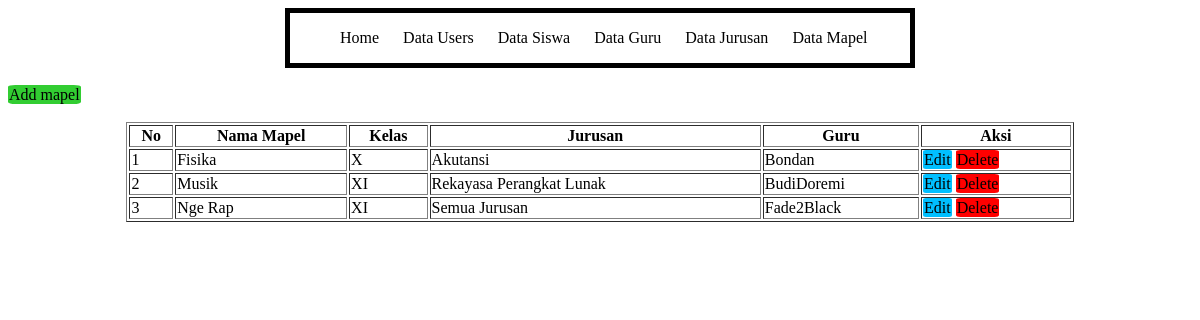
Screenshot of /mapel.php with the database file from the repository.
### tables this page shows
CREATE TABLE IF NOT EXISTS `mapel` (
  `id_mapel` int(3) NOT NULL AUTO_INCREMENT,
  `nama_mapel` varchar(35) NOT NULL,
  `kelas` char(3) NOT NULL,
  `id_jurusan` int(2) NOT NULL,
  `id_guru` int(3) NOT NULL,
  PRIMARY KEY (`id_mapel`),
  KEY `nama_mapel` (`nama_mapel`),
  KEY `nama_mapel_2` (`nama_mapel`),
  KEY `nama_mapel_3` (`nama_mapel`),
  KEY `nama_mapel_4` (`nama_mapel`),
  KEY `nama_mapel_5` (`nama_mapel`),
  KEY `nama_mapel_6` (`nama_mapel`),
  KEY `kelas` (`kelas`),
  KEY `id_jurusan` (`id_jurusan`),
  KEY `id_guru` (`id_guru`)
);

CREATE TABLE IF NOT EXISTS `jurusan` (
  `id_jurusan` int(2) NOT NULL AUTO_INCREMENT,
  `nama_jurusan` varchar(30) NOT NULL,
  PRIMARY KEY (`id_jurusan`)
);

CREATE TABLE IF NOT EXISTS `guru` (
  `id_guru` int(3) NOT NULL AUTO_INCREMENT,
  `nama_guru` varchar(35) NOT NULL,
  `alamat` varchar(50) NOT NULL,
  `jenis_kelamin` char(1) NOT NULL,
  `tempat_lahir` varchar(25) NOT NULL,
  `tgl_lahir` date NOT NULL,
  `no_hp` varchar(14) NOT NULL,
  PRIMARY KEY (`id_guru`)
);

### mapel.php (the view, shortened to what this page needs)
<?php
include("koneksi.php");
$result = mysqli_query($conn, "SELECT * FROM mapel,jurusan,guru
                                    where mapel.id_guru=guru.id_guru
                                        AND mapel.id_jurusan=jurusan.id_jurusan
                                            ORDER BY kelas");
?>
<html>
<head>
</head>
<body>
    <br>
    <a class="btn btn-success" href="add_mapel.php" role="button">Add mapel </a>
    <br>
    <br>
    <table width="80%" border="1">
        <tr>
            <th>No</th>
            <th>Nama Mapel</th>
            <th>Kelas</th>
            <th>Jurusan</th>
            <th>Guru</th>
            <th>Aksi</th>
        </tr>
        <?php
        $no = 0;
        while ($data = mysqli_fetch_array($result)) {
            $no++
        ?>
            <tr>
                <td><?php echo $no ?></td>
                <td><?php echo $data['nama_mapel'] ?></td>
                <td><?php echo $data['kelas'] ?></td>
                <td><?php echo $data['nama_jurusan'] ?></td>
                <td><?php echo $data['nama_guru'] ?></td>
                <td>
                    <a class="btn btn-warning" role="button" href="edit_mapel.php?id=<?= $data['id_mapel'] ?>">Edit</a>
                    <a class="btn btn-danger" role="button" href="hapus_mapel.php?id=<?= $data['id_mapel'] ?>" ; onclick='return confirm("Apakah Yakin Ingin Menghapus?")'>Delete</a>
                </td>
            </tr>
        <?php
        }
        ?>
    </table>
</body>
</html>

### rows the page displays
mapel: nama_mapel "Fisika", kelas "X", id_jurusan.nama_jurusan "Akutansi", id_guru.nama_guru "Bondan"
mapel: nama_mapel "Musik", kelas "XI", id_jurusan.nama_jurusan "Rekayasa Perangkat Lunak", id_guru.nama_guru "BudiDoremi"
mapel: nama_mapel "Nge Rap", kelas "XI", id_jurusan.nama_jurusan "Semua Jurusan", id_guru.nama_guru "Fade2Black"
